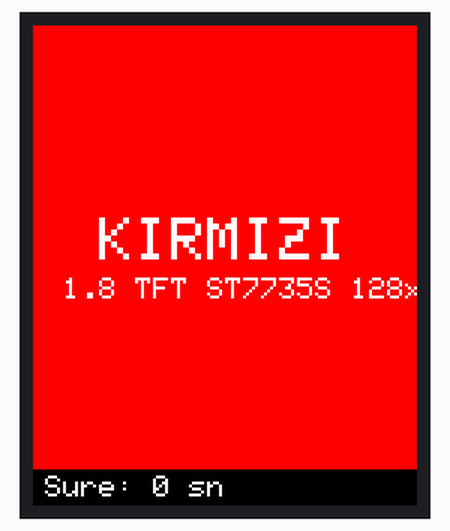
Recording of a sketch running on a simulated ESP32. On the bench: 128×160 colour display.

Above: at 0.2 s.
At 8.1 s:
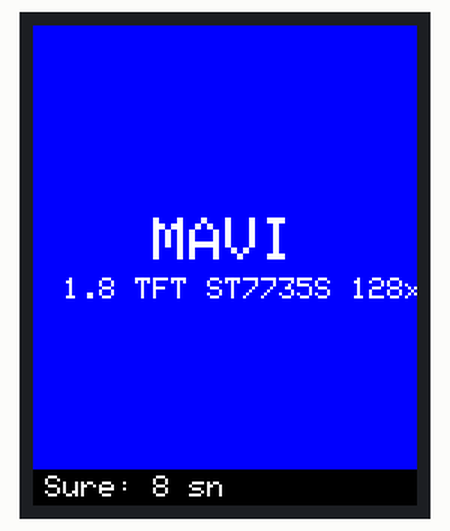
At 11.1 s:
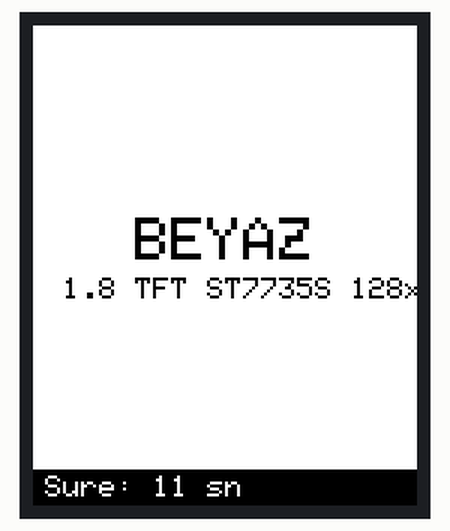
At 19.1 s:
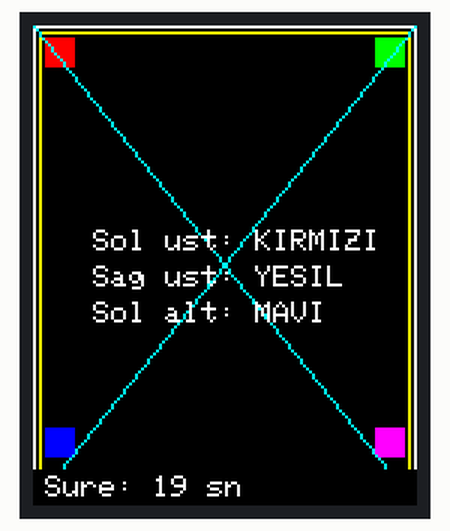
At 29.1 s:
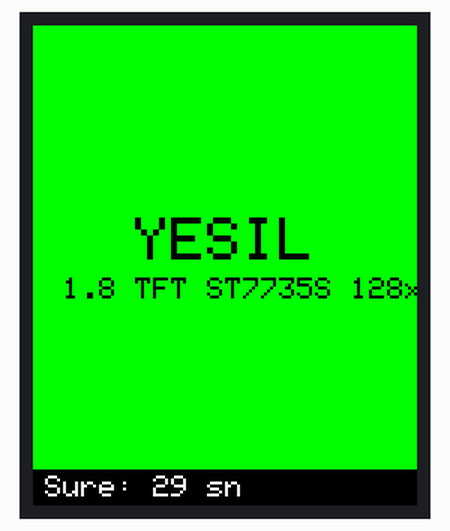
At 38.1 s:
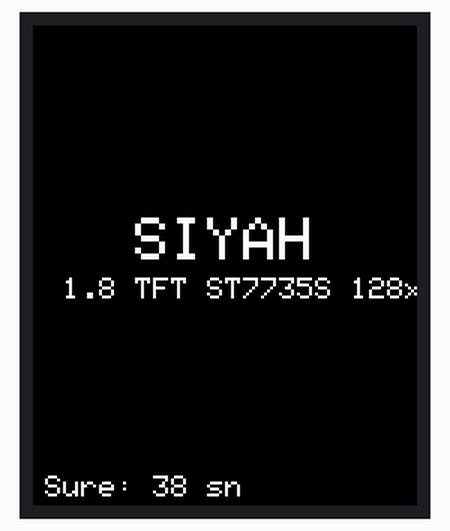

Measured:
- what the display in image 1 shows lasts 1.0 s, from 8.0 s to 9.0 s

The sketch:

ekran_video_testi.ino
```cpp
/*
  EKRAN VIDEO TESTİ  (iade/şikayet videosu için)
  -----------------------------------------------
  Kendi kendine döner, Serial Monitor gerekmez.
  Her ekran 3 sn kalır, toplam 8 adım (~24 sn), sonra başa döner.
  Alt çizgide çalışma süresi sayacı görünür (video canlı çekildiğini gösterir).

  Pinler: CS=15  RESET=4  A0(DC)=2  SCK=18  SDA(MOSI)=23
  Kütüphaneler: Adafruit GFX, Adafruit ST7735 and ST7789
*/

#include <Arduino.h>
#include <SPI.h>
#include <Adafruit_GFX.h>
#include <Adafruit_ST7735.h>

#define TFT_CS    15
#define TFT_DC    2
#define TFT_RST   4
#define TFT_SCK   18
#define TFT_MOSI  23

SPIClass tftSPI(VSPI);
Adafruit_ST7735 tft(&tftSPI, TFT_CS, TFT_DC, TFT_RST);

const int STEP_COUNT = 8;
const unsigned long STEP_MS = 3000;

const uint16_t FILL_BG[5] = {ST77XX_RED, ST77XX_GREEN, ST77XX_BLUE, ST77XX_WHITE, ST77XX_BLACK};
const uint16_t FILL_FG[5] = {ST77XX_WHITE, ST77XX_BLACK, ST77XX_WHITE, ST77XX_BLACK, ST77XX_WHITE};
const char*    FILL_TX[5] = {"KIRMIZI", "YESIL", "MAVI", "BEYAZ", "SIYAH"};

int lastStep = -1;
unsigned long lastSec = 9999999;

void drawCounter(unsigned long sec) {
  int w = tft.width(), h = tft.height();
  tft.fillRect(0, h - 12, w, 12, ST77XX_BLACK);
  tft.setTextSize(1);
  tft.setTextColor(ST77XX_WHITE);
  tft.setCursor(4, h - 10);
  tft.print("Sure: ");
  tft.print(sec);
  tft.print(" sn");
}

void drawStep(int s) {
  int w = tft.width(), h = tft.height();
  tft.setTextWrap(false);

  if (s < 5) {                               // düz renk dolgular
    tft.fillScreen(FILL_BG[s]);
    tft.setTextSize(2);
    tft.setTextColor(FILL_FG[s]);
    int tw = strlen(FILL_TX[s]) * 12;
    tft.setCursor((w - tw) / 2, h / 2 - 16);
    tft.print(FILL_TX[s]);
    tft.setTextSize(1);
    tft.setCursor(10, h / 2 + 4);
    tft.print("1.8 TFT ST7735S 128x160");
  }
  else if (s == 5) {                         // renk çubukları
    uint16_t cols[8] = {ST77XX_WHITE, ST77XX_YELLOW, ST77XX_CYAN, ST77XX_GREEN,
                        ST77XX_MAGENTA, ST77XX_RED, ST77XX_BLUE, ST77XX_BLACK};
    tft.fillScreen(ST77XX_BLACK);
    int bw = w / 8;
    for (int i = 0; i < 8; i++) tft.fillRect(i * bw, 0, bw, h, cols[i]);
    tft.drawRect(7 * bw, 0, bw, h, ST77XX_WHITE);
    tft.setTextSize(1);
    tft.setTextColor(ST77XX_BLACK, ST77XX_WHITE);
    tft.setCursor(8, h / 2 - 4);
    tft.print(" RENK CUBUKLARI ");
  }
  else if (s == 6) {                         // çerçeve ve köşeler
    tft.fillScreen(ST77XX_BLACK);
    tft.drawRect(0, 0, w, h, ST77XX_WHITE);
    tft.drawRect(2, 2, w - 4, h - 4, ST77XX_YELLOW);
    tft.fillRect(4, 4, 10, 10, ST77XX_RED);
    tft.fillRect(w - 14, 4, 10, 10, ST77XX_GREEN);
    tft.fillRect(4, h - 26, 10, 10, ST77XX_BLUE);
    tft.fillRect(w - 14, h - 26, 10, 10, ST77XX_MAGENTA);
    tft.drawLine(0, 0, w - 1, h - 1, ST77XX_CYAN);
    tft.drawLine(w - 1, 0, 0, h - 1, ST77XX_CYAN);
    tft.setTextSize(1);
    tft.setTextColor(ST77XX_WHITE);
    tft.setCursor(20, h / 2 - 12); tft.print("Sol ust: KIRMIZI");
    tft.setCursor(20, h / 2);      tft.print("Sag ust: YESIL");
    tft.setCursor(20, h / 2 + 12); tft.print("Sol alt: MAVI");
  }
  else {                                     // yazı testi
    tft.fillScreen(ST77XX_BLACK);
    tft.setTextColor(ST77XX_WHITE);
    tft.setTextSize(1);
    tft.setCursor(2, 4);   tft.print("YAZI TESTI (boyut 1)");
    tft.setTextSize(2);
    tft.setCursor(2, 20);  tft.print("Boyut 2");
    tft.setTextSize(3);
    tft.setTextColor(ST77XX_GREEN);
    tft.setCursor(2, 44);  tft.print("ABC");
    tft.setTextSize(1);
    tft.setTextColor(ST77XX_YELLOW);
    tft.setCursor(2, 80);  tft.print("0123456789");
    tft.setCursor(2, 92);  tft.print("abcdefghijklmnop");
    tft.setTextColor(ST77XX_CYAN);
    tft.setCursor(2, 108); tft.print("Ekran sol tarafi: ");
    tft.setCursor(2, 120); tft.print("beyaz seritte yazilmiyor");
  }
  lastSec = 9999999;     // sayaç yeniden çizilsin
}

void setup() {
  Serial.begin(115200);
  tftSPI.begin(TFT_SCK, -1, TFT_MOSI, -1);
  tft.initR(INITR_BLACKTAB);
  tft.setRotation(0);
  tft.fillScreen(ST77XX_BLACK);
}

void loop() {
  unsigned long now = millis();
  int step = (now / STEP_MS) % STEP_COUNT;
  if (step != lastStep) {
    lastStep = step;
    drawStep(step);
  }
  unsigned long sec = now / 1000;
  if (sec != lastSec) {
    lastSec = sec;
    drawCounter(sec);
  }
}
```
